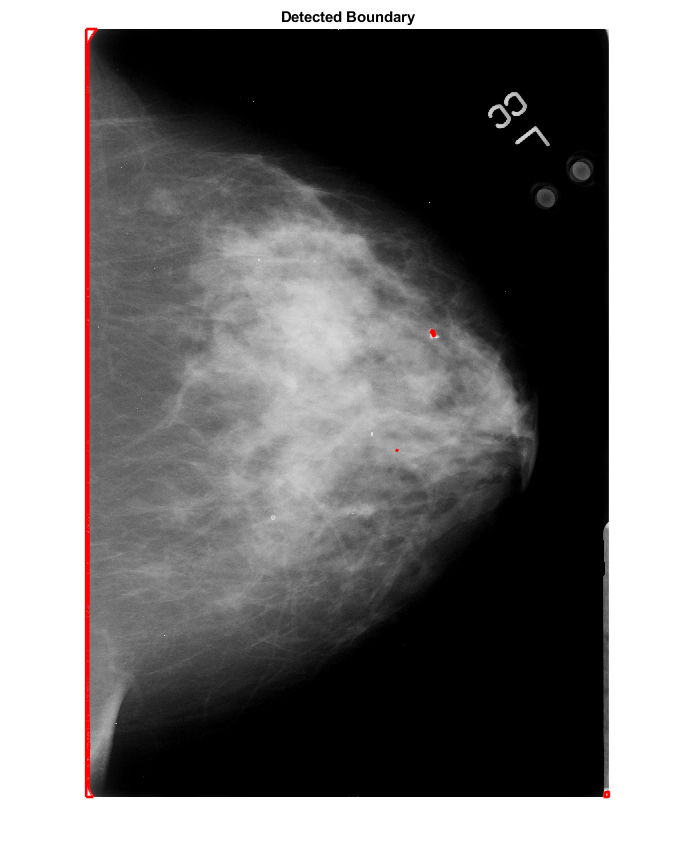
%> input picture src/Website/untitled4.png, 697 x 861 px
$ octave --eval "result = apply_filters(imread('../../Website/untitled4.png'));"   (GNU Octave 9; MATLAB toolbox functions it lacks are replaced by stand-ins)
%> lines starting %> are read from the running program, lines starting %| are printed output that depends on the picture
### src/processing/matlab-scripts/homomorphic_filter.m
function [Ihmf] = homomorphic_filter(img, sigma)
%> called with sigma = 10
    img = im2double(img);
    imgLog = log(1 + img);
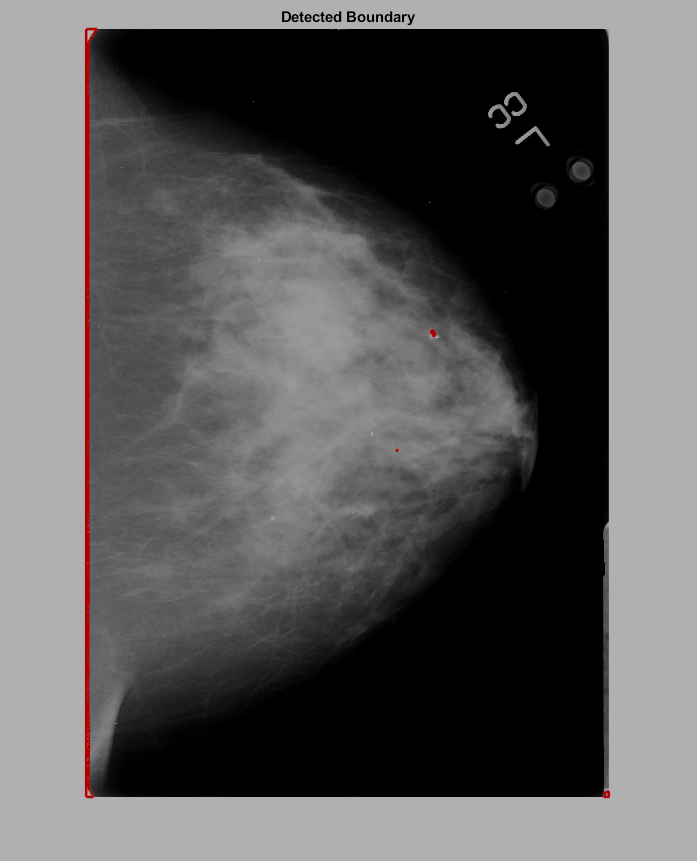
%> imgLog: size 861x697x3 double; mean R, G, B 0.357, 0.353, 0.353
    Iout = high_pass_filter(imgLog, sigma);
    Ihmf = exp(Iout) - 1;
end

### src/processing/matlab-scripts/high_pass_filter.m
function [Iout] = high_pass_filter(img, sigma)
%> called with sigma = 10
    M = 2*size(img,1) + 1;
%> M = 1723
    N = 2*size(img,2) + 1;
%> N = 1395
    [X, Y] = meshgrid(1:N,1:M);
    centerX = ceil(N/2);
%> centerX = 698
    centerY = ceil(M/2);
%> centerY = 862

    % gaussian low pass filter
    gaussianNumerator = (X - centerX).^2 + (Y - centerY).^2;
    H = exp(-gaussianNumerator./(2*sigma.^2));

    H = 1 - H; % converting to high pass filter
    alpha = 0.5;
    beta = 1.5;
    Hemphasis = alpha + beta*H; % high frequency emphasis filter

    % shift zero-frequency component to center (useful for visualizing a
    % Fourier transform with the zero-frequency component in the middle of the spectrum.)
    % (in other words, shift the filter to the center)
    Hemphasis = fftshift(Hemphasis);

    If = fft2(img, M, N); % convert image to frequency domain. applying padding of MxN before conversion.
    Iout = real(ifft2(Hemphasis.*If)); % apply filter to If and apply inverse fourier transform
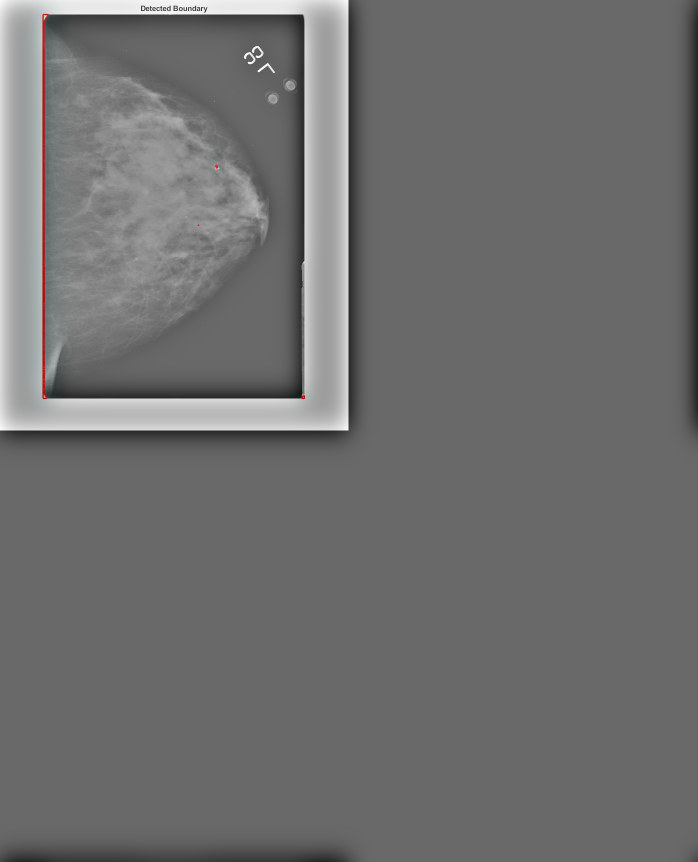
%> Iout: size 1723x1395x3 double (shown at 1/2 size); mean R, G, B 0.0459, 0.0454, 0.0454; drawn with min black and max white
    Iout = Iout(1:size(img,1),1:size(img,2)); % crop image (cuz it was padded)
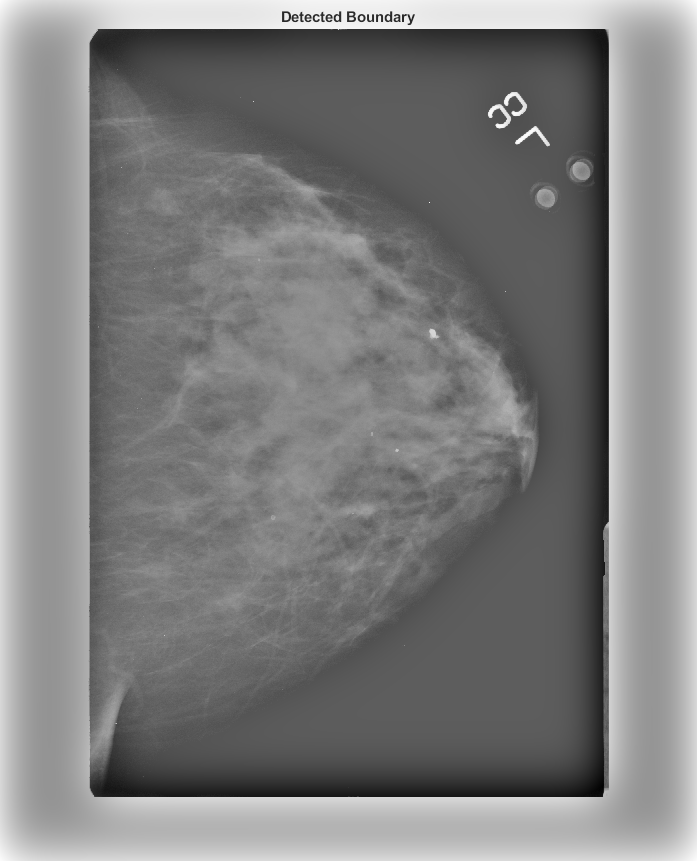
%> Iout: size 861x697 double; min -0.66, max 1.14, mean 0.233; drawn with min black and max white
%> in homomorphic_filter, `Ihmf = exp(Iout) - 1;`:
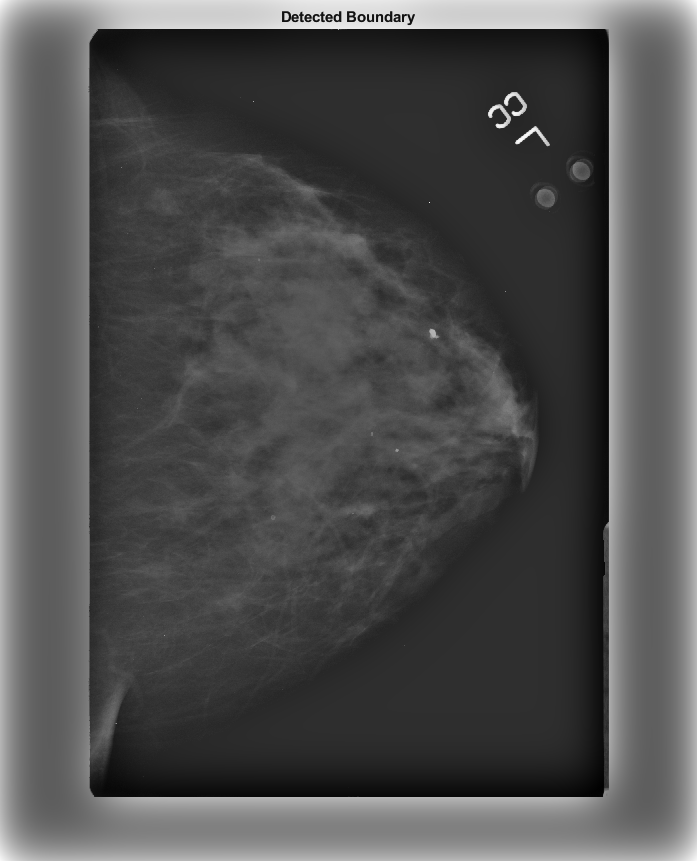
%> Ihmf: size 861x697 double; min -0.483, max 2.13, mean 0.332; drawn with min black and max white
end

### src/processing/matlab-scripts/tophat_transform.m
function [thf] = tophat_transform(img, se_type, se_size)
%> called with se_type = 'disk', se_size = 15
    se = strel(se_type, se_size);
    thf = imtophat(img, se);
end

### src/processing/matlab-scripts/bothat_transform.m
function [bhf] = bothat_transform(img, se_type, se_size)
%> called with se_type = 'disk', se_size = 15
    se = strel(se_type, se_size);
    bhf = imbothat(img, se);
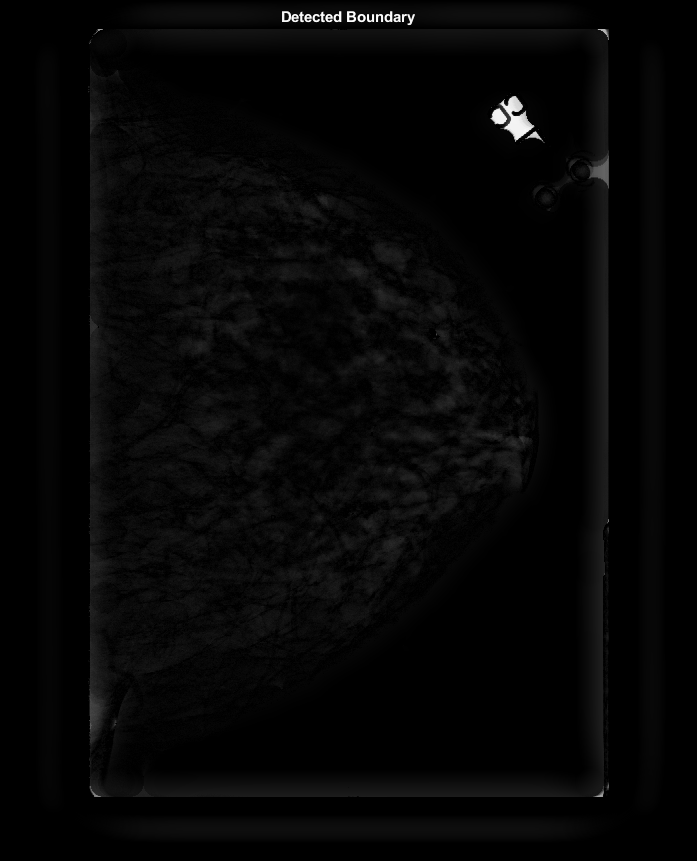
%> bhf: size 861x697 double; min 0, max 2.21, mean 0.0539; drawn with min black and max white
end

### src/processing/matlab-scripts/CLAHE.m
function [HE] = CLAHE(Ihmf, tophat, bothat)
    img = (Ihmf + tophat) - bothat;
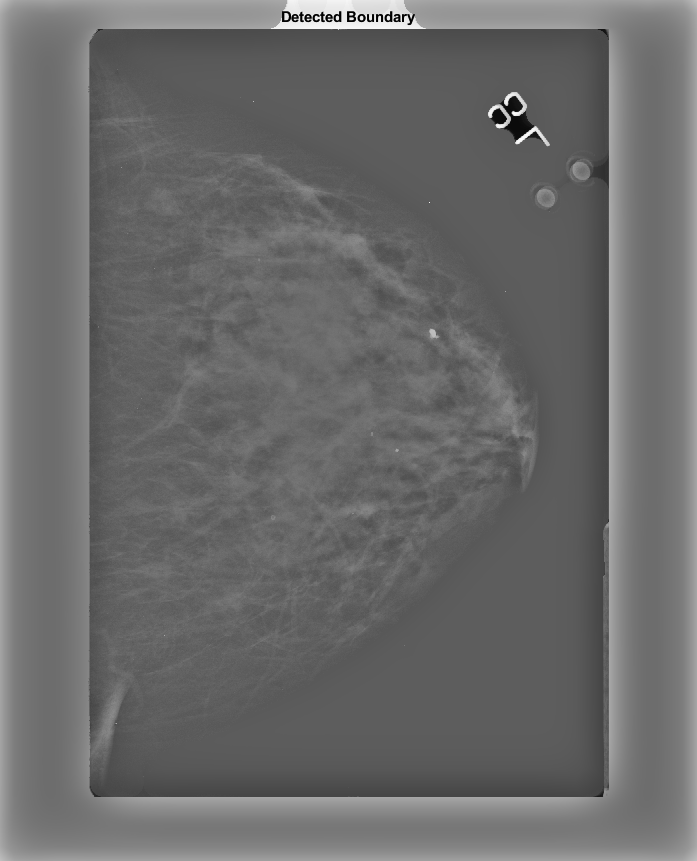
%> img: size 861x697 double; min -2.51, max 4.33, mean 0.354; drawn with min black and max white
    HE = adapthisteq(img, 'clipLimit', 0.00002);
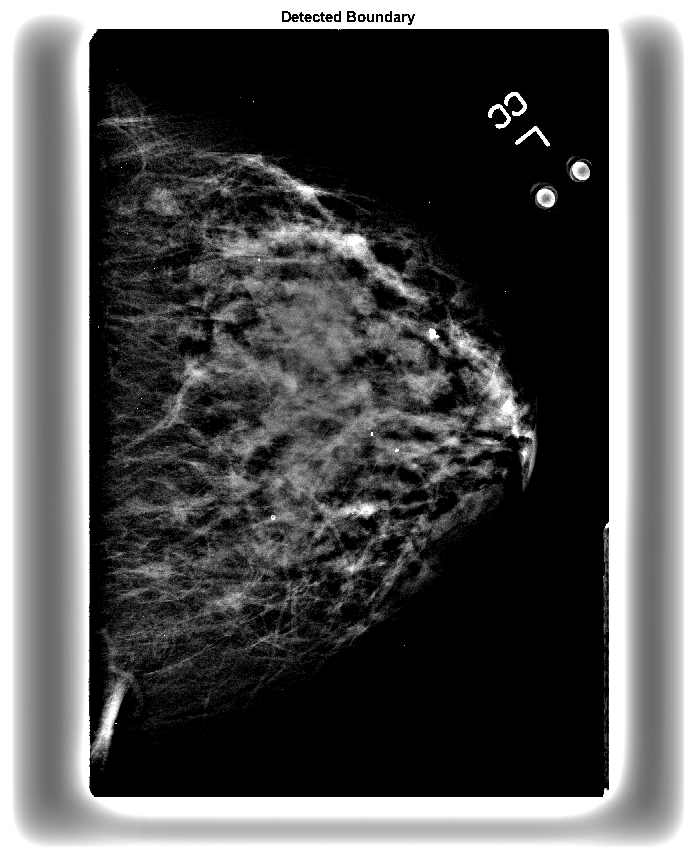
%> HE: size 861x697 double; min 0, max 1, mean 0.336
end

### src/processing/matlab-scripts/apply_filters.m
function [out] = apply_filters(img)
    Ihmf = homomorphic_filter(img, 10);
    tophat = tophat_transform(Ihmf, 'disk', 15);
    bothat = bothat_transform(Ihmf, 'disk', 15);
    out = CLAHE(Ihmf,tophat, bothat);

end
